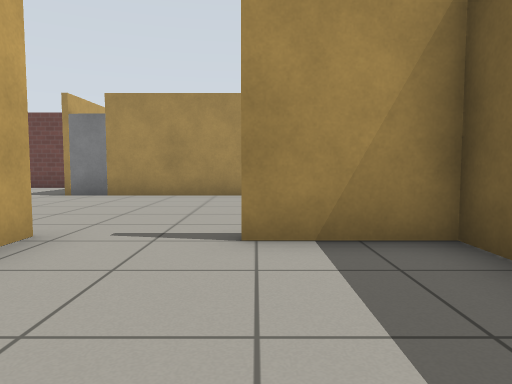
[1] (above)

16 first-person views from a walk through a world built for the Gazebo simulator. The camera is 0.72 m above the floor, tilts 4° down and sees 70° across. The floor is counted in squares, 1 m on a side. Each view is taken from the middle of a square. On the plan, view 1 faces up. The plan holds only what a view shows up to about 11 squares ahead; the rest is blank. Simple patterns stand in for the simulator's built-in surfaces.

[2]
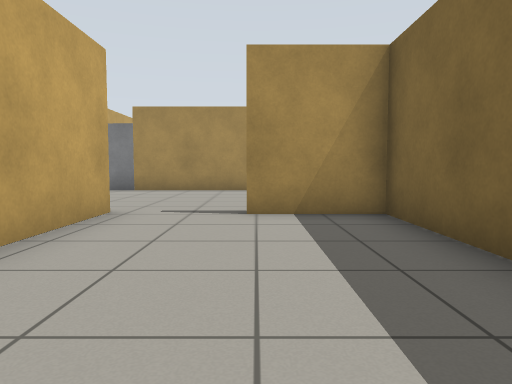

[3]
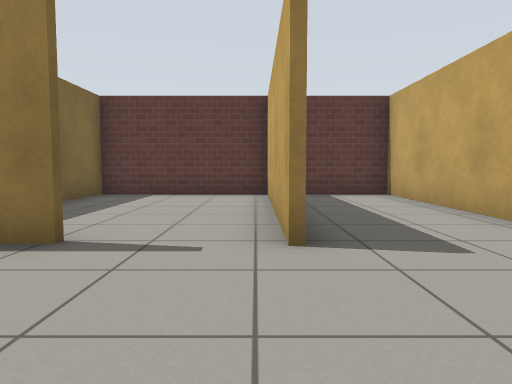

[4]
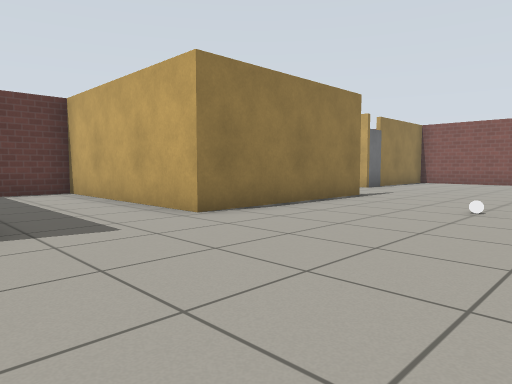

[5]
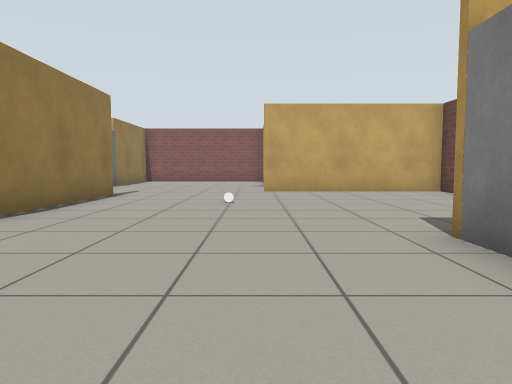

[6]
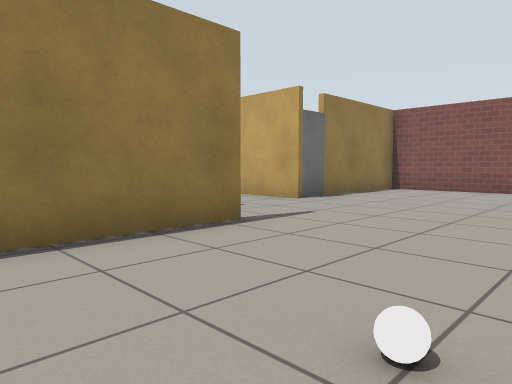

[7]
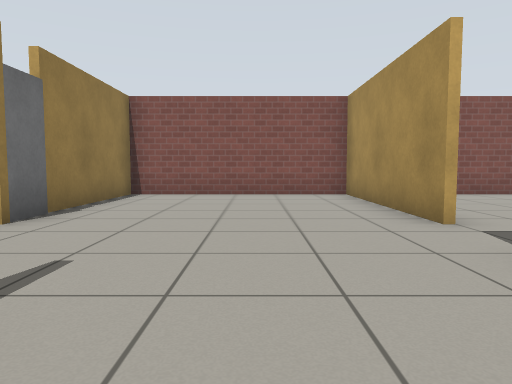

[8]
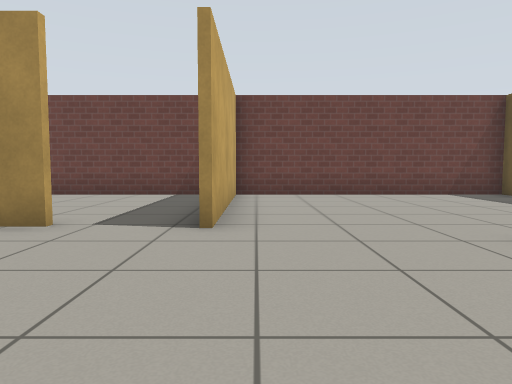

[9]
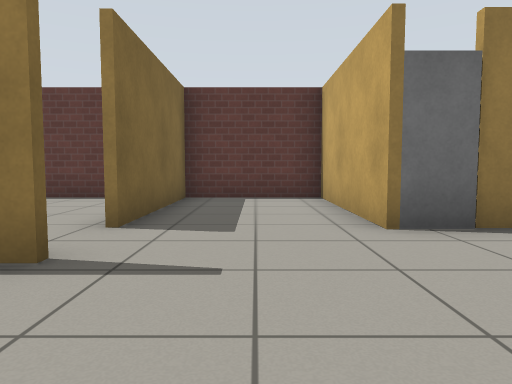

[10]
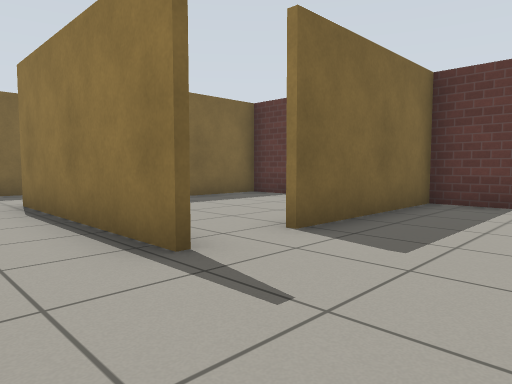

[11]
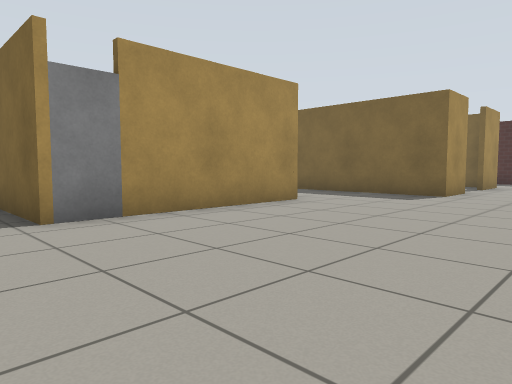

[12]
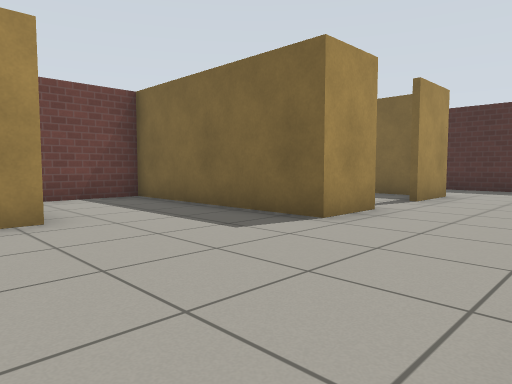

[13]
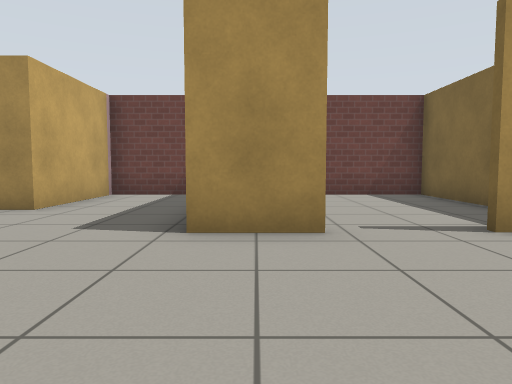

[14]
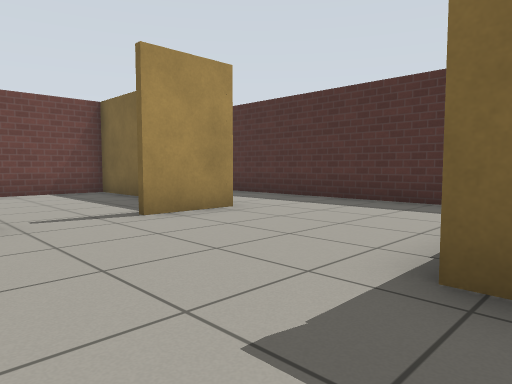

[15]
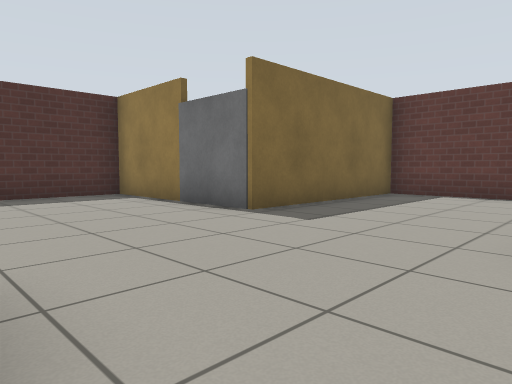

[16]
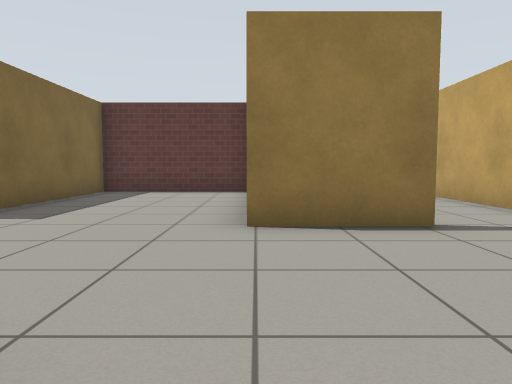

### Floor plan
Points are (right, up) in squares from view 1. A wall is a line through its corners. A room is listed if a view was taken in it or the views show most of it. See-through windows are left out.
Room 1 (views 1, 2)
walls: (-2.4, -2.4) (2, -2.4) (2, 3.5) (-0.2, 3.5); (-2.3, 2.6) (-2.3, -2)
ways out: opening at (-1, 3) to room 2
Room 2 (views 3, 4, 5, 6, 7, 8, 9, 10, 11, 12, 15, 16)
walls: (-4.7, 9.4) (-4.7, 12.3) (-11.9, 12.3); (-10.5, 3.3) (-5.4, 3.3) (-5.4, -2.5); (-2.3, 3.8) (-2.3, 2.6); (-2.5, 2.6) (-2.5, 3.3); (-13.5, 7.3) (-18.4, 7.3) (-18.4, 1.8) (-14.5, 1.8); (-0.3, 3.7) (2.1, 3.7); (-11.5, 12.4) (-11.5, 7.1); (-13.5, 1.6) (-13.5, -2.4) (-10.4, -2.4) (-10.4, 1.8); (-5.9, -2.4) (-3.3, -2.4); (3.3, 6.9) (3.3, 12.3) (0.3, 12.3) (0.3, 9) (-3.6, 9)
ways out: opening at (-1, 3) to room 1; opening at (2.5, 5.5) to room 3; opening at (-10, 2) to room 5; opening at (-13, 7)
objects: door leaf (-14, 2); white ball (-8, 6); door leaf (-4, 9)
Room 3 (views 13, 14)
walls: (8.4, 6.9) (6.5, 6.9); (8.4, 2.8) (11.3, 2.8) (11.3, 10.2); (4.9, 6.9) (3.3, 6.9); (2.2, -2.4) (6.3, -2.4) (6.3, 2.6)
ways out: opening at (2.5, 5.5) to room 2; opening at (5.5, 7) to room 4
objects: door leaf (7, 3) to (8, 3)
Room 4 (no view inside)
walls: (8.2, 7.6) (8.2, 12.3) (5.8, 12.3)
ways out: opening at (5.5, 7) to room 3
Room 5 (no view inside)
walls: (-8.6, -2.4) (-5.9, -2.4); (-5.5, -2.4) (-5.5, -0.1)
ways out: opening at (-10, 2) to room 2

Positions as (right, up) in squares from view 1, and headings:
1: (0, 0), facing up
2: (0, -2), facing up
3: (-2, 7), facing down
4: (-2, 8), facing down-left
5: (-1, 7), facing left
6: (-7, 7), facing down-left
7: (-9, 5), facing left
8: (-11, 3), facing up
9: (-12, 6), facing down
10: (-13, 5), facing down-right
11: (-6, 4), facing up-right
12: (-1, 4), facing up-right
13: (4, 3), facing up
14: (4, 2), facing up-right
15: (2, 7), facing down-right
16: (2, 8), facing down
